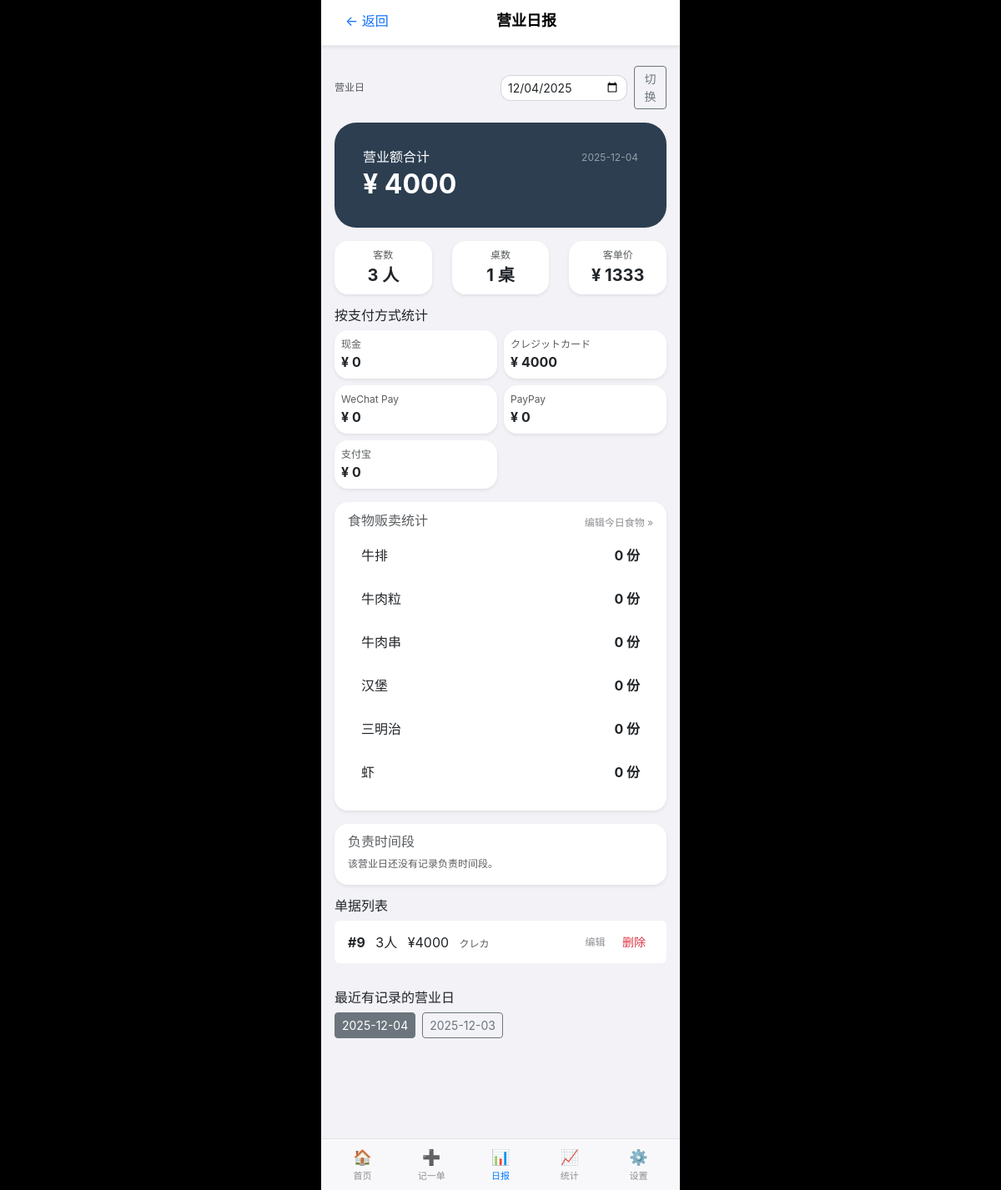
The app's page /report?date=2025-12-04, older data.
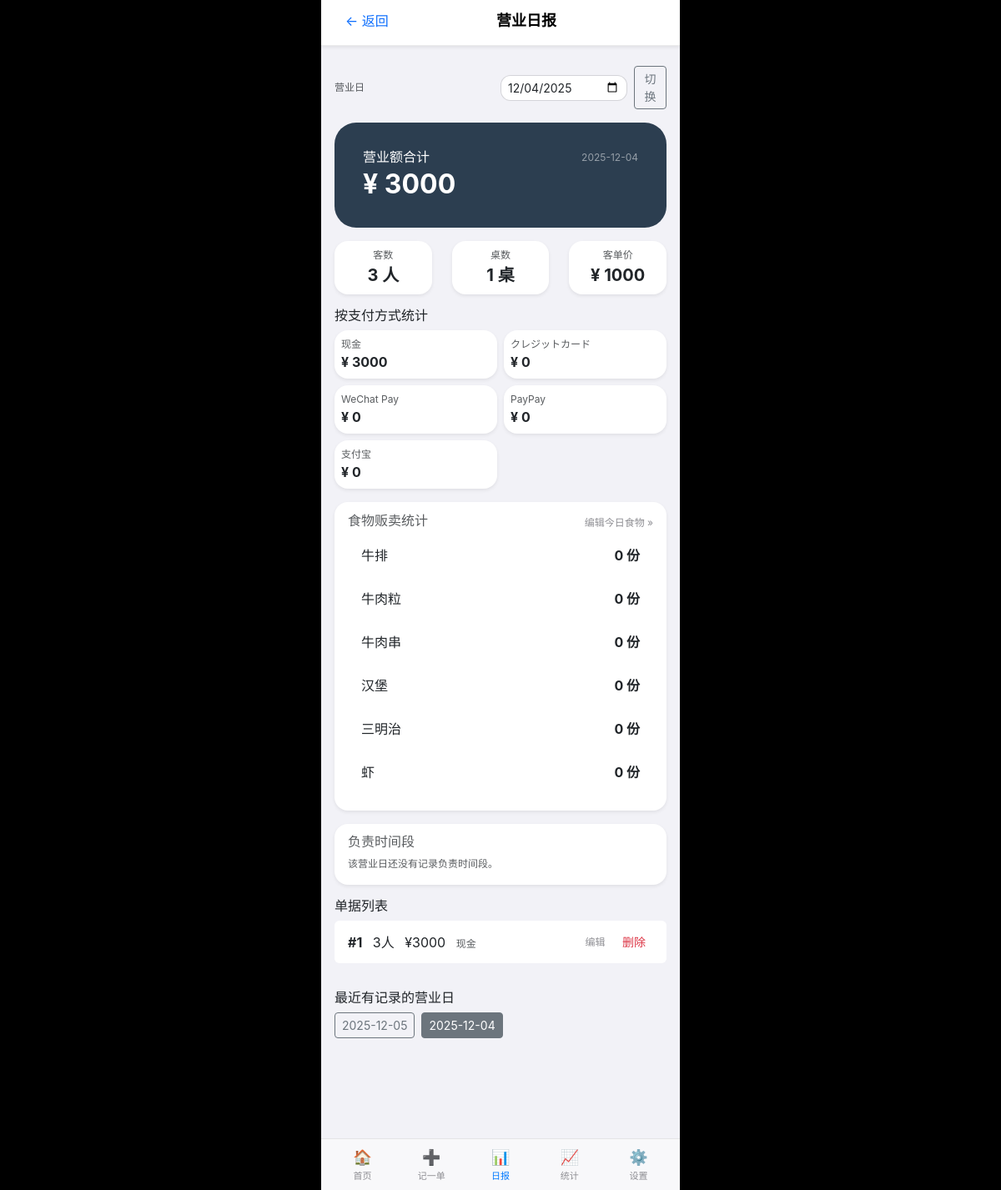
The same page, newer data.
### tables this page shows
CREATE TABLE slips (
            id INTEGER PRIMARY KEY AUTOINCREMENT,
            slip_date TEXT NOT NULL,         -- 营业日: YYYY-MM-DD
            table_name TEXT,                 -- 桌号
            people INTEGER NOT NULL,         -- 人数
            amount INTEGER NOT NULL,         -- 金额
            payment_method TEXT,             -- 支付方式: cash / credit / wechat / paypay / alipay
            created_at TEXT NOT NULL         -- 记录时间: YYYY-MM-DD HH:MM
        );

### views/main_views.py (the view)
@main_bp.route("/report")
def report():
    business_date = request.args.get("date") or date.today().strftime("%Y-%m-%d")
    slips = get_slips_by_date(business_date)
    summary = calculate_summary(slips)
    payment_summary = get_payment_summary_by_date(business_date)
    food_raw = get_food_sales(business_date)
    food_items = [
        {"label": "牛排",   "quantity": food_raw["steak"]},
        {"label": "牛肉粒", "quantity": food_raw["beef_cube"]},
        {"label": "牛肉串", "quantity": food_raw["beef_skewer"]},
        {"label": "汉堡",   "quantity": food_raw["burger"]},
        {"label": "三明治", "quantity": food_raw["sandwich"]},
        {"label": "虾",     "quantity": food_raw["shrimp"]},
    ]
    segments = get_segments_by_date(business_date)
    recent_dates = get_recent_dates(limit=7)
    return render_template(
        "report.html",
        active_tab="report",
        slip_date=business_date, # report.html 使用 slip_date
        summary=summary,
        slips=slips,
        payment_summary=payment_summary,
        food_items=food_items,
        segments=segments,
        recent_dates=recent_dates,
    )

### database/db.py (called while the page is built)
def get_connection() -> sqlite3.Connection:
    conn = sqlite3.connect(DB_PATH)
    conn.row_factory = sqlite3.Row
    return conn

def get_slips_by_date(slip_date: str) -> List[Dict[str, Any]]:
    conn = get_connection()
    cur = conn.cursor()
    cur.execute(
        """
        SELECT *
        FROM slips
        WHERE slip_date = ?
        ORDER BY id ASC
        """,
        (slip_date,),
    )
    rows = cur.fetchall()
    conn.close()
    return [dict(r) for r in rows]

def get_recent_dates(limit: int = 7) -> List[str]:
    conn = get_connection()
    cur = conn.cursor()
    cur.execute(
        """
        SELECT DISTINCT slip_date
        FROM slips
        ORDER BY slip_date DESC
        LIMIT ?
        """,
        (limit,),
    )
    rows = cur.fetchall()
    conn.close()
    return [r["slip_date"] for r in rows]

### templates/report.html (shortened to what the changed rows need)
{% extends "base.html" %}
{% block content %}
<div class="container mt-4 mb-5">
    <div class="card text-white mb-3" style="background-color:#2C3E50;">
        <div class="card-body">
            <div class="d-flex justify-content-between align-items-center mb-1">
                <h6 class="mb-0">营业额合计</h6>
                <span class="small text-white-50">{{ slip_date }}</span>
            </div>
            <h2 class="fw-bold mb-0">¥ {{ summary.total_sales }}</h2>
        </div>
    </div>
    <div class="row text-center mb-3">
        <div class="col">
            <div class="card p-2 shadow-sm">
                <div class="small text-muted">客单价</div>
                <div class="fs-5 fw-bold">¥ {{ summary.avg_per_customer }}</div>
            </div>
        </div>
    </div>
    <div class="row row-cols-2 g-2 mb-3">
        {% for p in payment_summary %}
        <div class="col">
            <div class="card p-2 shadow-sm">
                <div class="small text-muted">{{ p.label }}</div>
                <div class="fw-bold">¥ {{ p.amount }}</div>
            </div>
        </div>
        {% endfor %}
    </div>
    <div class="card mb-3 shadow-sm">
        <div class="card-body">
            <ul class="list-group">
                {% for item in food_items %}
                <li class="list-group-item d-flex justify-content-between align-items-center">
                    <span>{{ item.label }}</span>
                    <span class="fw-bold">{{ item.quantity }} 份</span>
                </li>
                {% endfor %}
            </ul>
        </div>
    </div>
    <ul class="list-group mb-4">
        {% for slip in slips %}
        <li class="list-group-item d-flex justify-content-between align-items-center">
            <div>
                <span class="fw-bold">#{{ slip.id }}</span>
                <span class="ms-2">{{ slip.people }}人</span>
                <span class="ms-2">¥{{ slip.amount }}</span>
                <span class="ms-2 small text-muted">
                    {% if slip.payment_method == 'cash' %}现金{% endif %}
                    {% if slip.payment_method == 'credit' %}クレカ{% endif %}
                </span>
            </div>
            <div class="text-end">
                <div>
                    <a href="{{ url_for('main.edit_slip_view', slip_id=slip.id) }}"
                       class="small text-decoration-none me-2">
                        编辑
                    </a>
                    <form method="post"
                          action="{{ url_for('main.delete_slip_view', slip_id=slip.id) }}"
                          class="d-inline">
                        <button type="submit"
                                class="btn btn-link btn-sm text-danger text-decoration-none"
                                onclick="return confirm('确定要删除这条单据吗？');">
                            删除
                        </button>
                    </form>
                </div>
            </div>
        </li>
        {% else %}
        <li class="list-group-item text-muted">
            该营业日还没有单据。
        </li>
        {% endfor %}
    </ul>
    <div class="mb-5">
        <div class="d-flex flex-wrap gap-2">
            {% for d in recent_dates %}
            <a href="{{ url_for('main.report', date=d) }}"
               class="btn btn-outline-secondary btn-sm {% if d == slip_date %}active{% endif %}">
                {{ d }}
            </a>
            {% endfor %}
        </div>
    </div>
</div>
{% endblock %}

Row changes from the older to the newer data that the page shows:
removed slips: id "9", people "3", amount "4000", payment_method "クレカ"
added slips: id "1", people "3", amount "3000", payment_method "现金"
Text that changed along with them:
{{ summary.total_sales }}: "4000" → "3000"
{{ summary.avg_per_customer }}: "1333" → "1000"
new list line: "现金 ¥ 3000"
new list line: "クレジットカード ¥ 0"
new list line: "2025-12-05"
list line gone: "现金 ¥ 0"
list line gone: "クレジットカード ¥ 4000"
list line gone: "2025-12-03"
